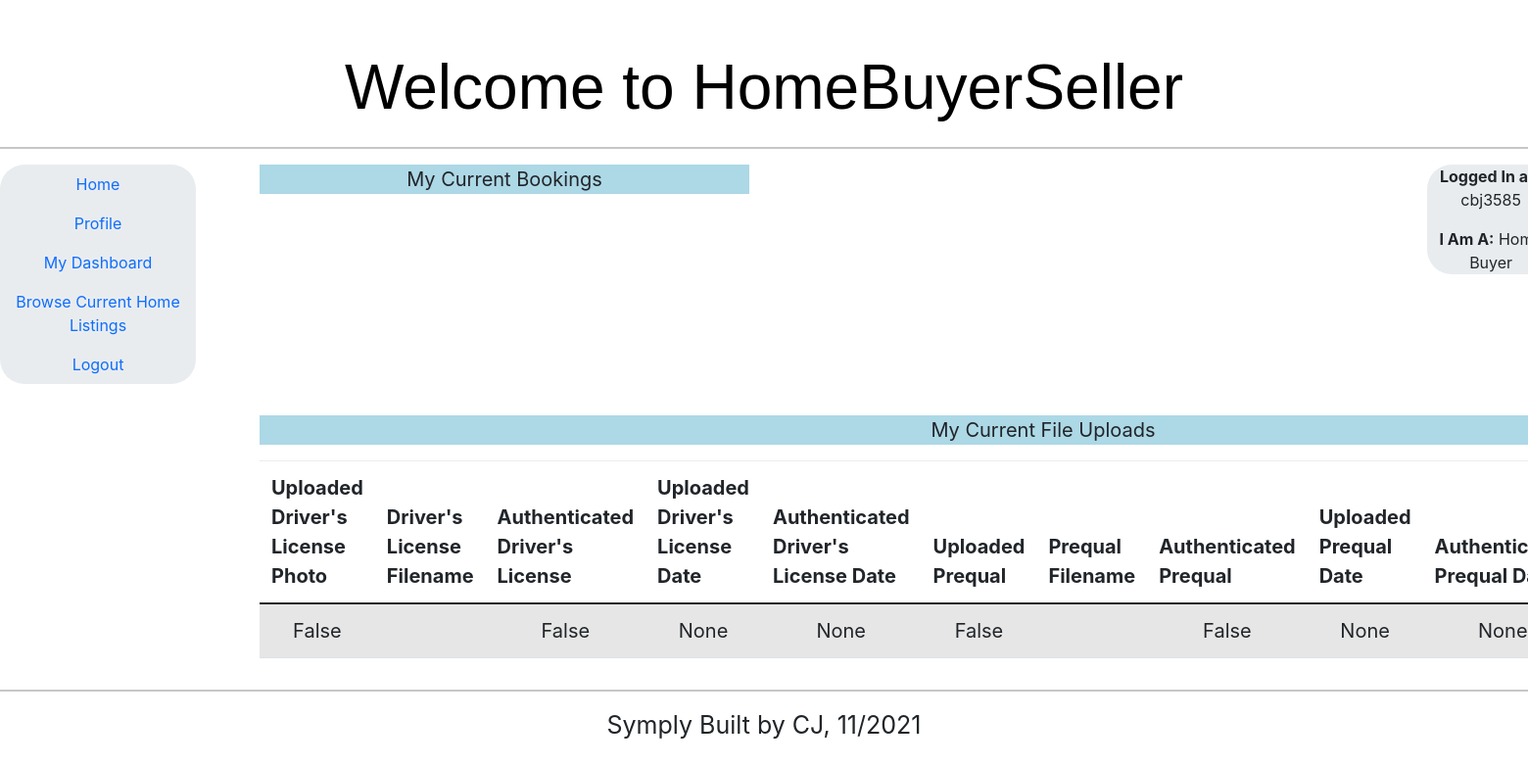
The page /buyer_dashboard (signed in) on the database its author committed.
### application.py (models this page shows, shortened)
    class User(db.Model):
        __tablename__ = 'user'
        username = db.Column(db.String, primary_key=True)
        email = db.Column(db.String)
        phonenumber = db.Column(db.String)
        firstname = db.Column(db.String)
        lastname = db.Column(db.String)
        city = db.Column(db.String)
        state = db.Column(db.String)
        password = db.Column(db.String)
        authenticated = db.Column(db.Boolean, default=False)
        buyer = db.Column(db.Boolean, default=False)
        seller = db.Column(db.Boolean, default=False)

    class FileUpload(db.Model):
        __tablename__ = 'checkfileupload'
        username = db.Column(db.String, primary_key=True)
        authenticateddriverslicense = db.Column(db.Boolean, default=False)
        uploadeddriverslicense = db.Column(db.Boolean, default=False)
        authenticatedprequal = db.Column(db.Boolean, default=False)
        uploadedprequal = db.Column(db.Boolean, default=False)
        prequalfilename = db.Column(db.String, default='')
        driverslicensefilename = db.Column(db.String, default='')
        prequalamount = db.Column(db.String, default='')
        uploadedprequaldate = db.Column(db.DateTime)
        uploadeddriverslicensedate = db.Column(db.DateTime)
        authenticateddriverslicensedate = db.Column(db.DateTime)
        authenticatedprequaldate = db.Column(db.DateTime)

### application.py (the view)
    @application.route('/buyer_dashboard')
    @login_required
    def buyer_dashboard():
        buyer = current_user.username
        upload_data = FileUpload.query.filter(FileUpload.username == buyer)
        poster_data = User.query.filter(User.username == buyer)
        for mm in poster_data:
            by = mm.buyer
        if by == True:
            ut = 'Home Buyer'
        else:
            ut = 'Home Seller'
        return render_template('buyer_dashboard.html', buyer=buyer, upload_data=upload_data, ut=ut)

### application.py (called while the page is built)
    @login_manager.user_loader
    def user_loader(user_id):
        return User.query.get(user_id)

### templates/buyer_dashboard.html (shortened to what this page needs)
{% extends "base3.html" %}
{% block currentbookings %}
<div><p style="background-color: lightblue;font-size: 20px; width: 500px; text-align: center;">My Current Bookings</p></div>
{% endblock %}
{% block currentfileuploads %}
<div><p style="background-color: lightblue;font-size: 20px; width: 1600px; text-align: center;">My Current File Uploads</p></div>
<table id="file_uploads_table" class="table table-striped" style="font-size: 20px; width: 500px; text-align: center;">
    <thead>
      <tr>
        <th>Uploaded Driver's License Photo</th>
        <th>Driver's License Filename</th>
        <th>Authenticated Driver's License</th>
        <th>Uploaded Driver's License Date</th>
        <th>Authenticated Driver's License Date</th>
        <th>Uploaded Prequal</th>
        <th>Prequal Filename</th>
        <th>Authenticated Prequal</th>
        <th>Uploaded Prequal Date</th>
        <th>Authenticated Prequal Date</th>
      </tr>
    </thead>
    <tbody>
      {% for u in upload_data %}
        <tr>
          <td>{{ u.uploadeddriverslicense }}</td>
          <td>{{ u.driverslicensefilename }}</td>
          <td>{{ u.authenticateddriverslicense }}</td>
          <td>{{ u.uploadeddriverslicensedate }}</td>
          <td>{{ u.authenticateddriverslicensedate }}</td>
          <td>{{ u.uploadedprequal }}</td>
          <td>{{ u.prequalfilename }}</td>
          <td>{{ u.authenticatedprequal }}</td>
          <td>{{ u.uploadedprequaldate }}</td>
          <td>{{ u.authenticatedprequaldate }}</td>
        </tr>
      {% endfor %}
    </tbody>
  </table>
{% endblock %}
{% block loggedin %}
<!DOCTYPE html>
<html lang="en">
  <head>
    <link href="{{ url_for('static', filename='bootstrap.min.css') }}" rel="stylesheet">
    <link href="{{ url_for('static', filename='narrow-jumbotron.css') }}" rel="stylesheet">
  </head>
  <body>
      <div>
        <p><b>Logged In as:</b> {{buyer}}</p>
        <p><b>I Am A:</b> {{ut}}</p>
      </div>
  </body>
</html>
{% endblock %}

### static/narrow-jumbotron.css (style rules this page uses)
body { padding-top: 1.5rem; padding-bottom: 1.5rem; }

### rows shown on the page
User: username "cbj3585"
FileUpload: uploadeddriverslicense "False", authenticateddriverslicense "False", uploadeddriverslicensedate "None", authenticateddriverslicensedate "None", uploadedprequal "False", authenticatedprequal "False", uploadedprequaldate "None", authenticatedprequaldate "None"
